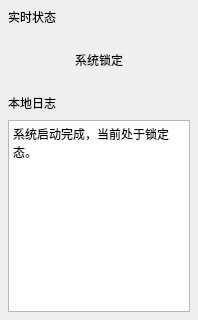
       <widget class="QFrame" name="right_panel">
        <property name="minimumSize"><size><width>198</width><height>0</height></size></property>
        <property name="maximumSize"><size><width>198</width><height>16777215</height></size></property>

        <layout class="QVBoxLayout" name="verticalLayout_right">
         <property name="leftMargin"><number>8</number></property>
         <property name="topMargin"><number>8</number></property>
         <property name="rightMargin"><number>8</number></property>
         <property name="bottomMargin"><number>8</number></property>
         <property name="spacing"><number>8</number></property>

         <item><widget class="QLabel" name="label_realtime_title"><property name="maximumSize"><size><width>16777215</width><height>24</height></size></property><property name="text"><string>实时状态</string></property></widget></item>

         <item>
          <widget class="QLabel" name="label_realtime_status_value">
           <property name="alarm" stdset="0"><bool>false</bool></property>
           <property name="minimumSize"><size><width>0</width><height>52</height></size></property>
           <property name="maximumSize"><size><width>16777215</width><height>52</height></size></property>
           <property name="text"><string>系统锁定</string></property>
           <property name="alignment"><set>Qt::AlignCenter</set></property>
          </widget>
         </item>

         <item><widget class="QLabel" name="label_log_title"><property name="maximumSize"><size><width>16777215</width><height>24</height></size></property><property name="text"><string>本地日志</string></property></widget></item>

         <item>
          <widget class="QPlainTextEdit" name="plain_local_log">
           <property name="readOnly"><bool>true</bool></property>
           <property name="horizontalScrollBarPolicy"><enum>Qt::ScrollBarAlwaysOff</enum></property>
           <property name="verticalScrollBarPolicy"><enum>Qt::ScrollBarAlwaysOff</enum></property>
           <property name="plainText"><string>系统启动完成，当前处于锁定态。</string></property>
          </widget>
         </item>

        </layout>
       </widget>
